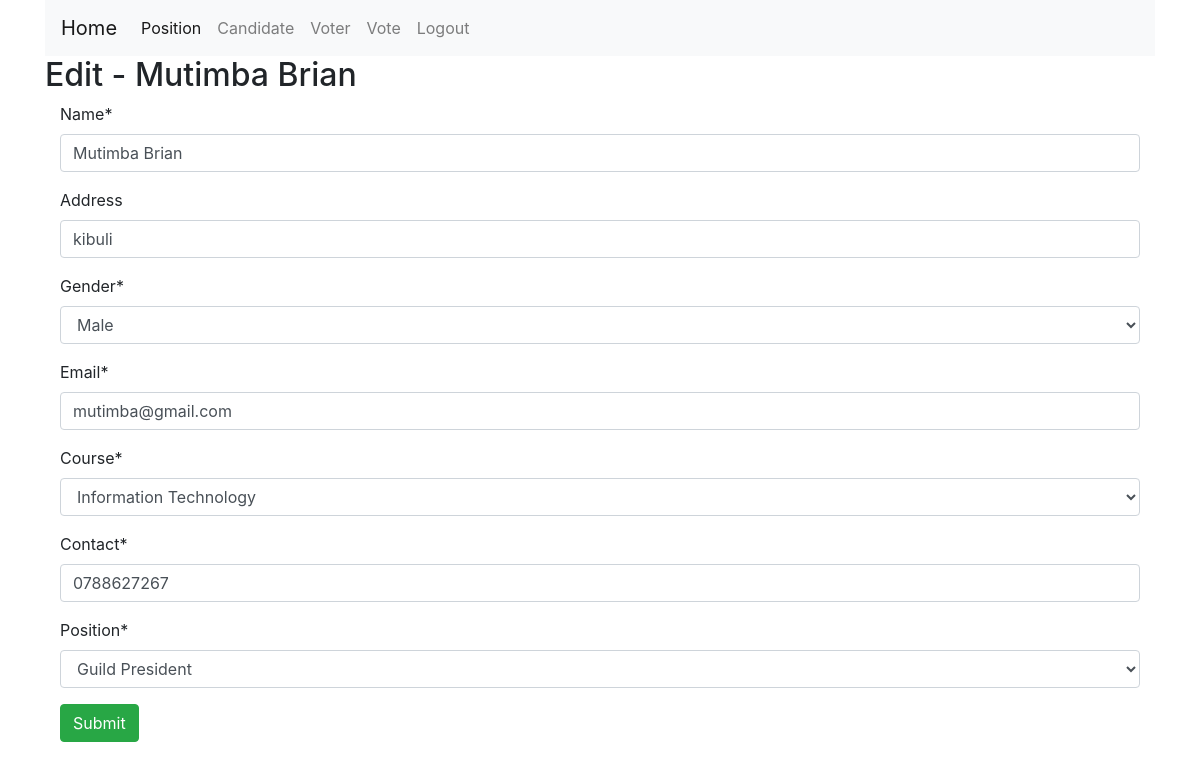
The app's page /edit_candidate/21/ (signed in) with its own data.
### e_vote/models.py (models this page shows, shortened)
class Candidate(models.Model):
    COURSES = [("BIT", "Information Technology"),
               ("LLB", "LAW"),
               ("M", "Medicine"),
               ("SWASWA", "SOCIAL WORKS"),
               ]
    GENDER_OPTIONS = [
        ("M", "Male"),
        ("F", "Female"),
    ]
    name = models.CharField(max_length=50)
    address = models.CharField(
        max_length=10, null=True, blank=True, default="N/A")
    gender = models.CharField(max_length=10, choices=GENDER_OPTIONS)
    email = models.EmailField(default=None)
    course = models.CharField(max_length=20, choices=COURSES)
    contact = models.CharField(max_length=15)
    position = models.ForeignKey(Position, on_delete=models.CASCADE)

### e_vote/views.py (the view)
@login_required
def edit_candidate_view(request, candidate_id):
    candidate = Candidate.objects.get(id=candidate_id)
    message = ''
    if request.method == "POST":
        candidate_form = CandidateForm(request.POST, instance=candidate)
        if candidate_form.is_valid():
            candidate_form.save()
            message = "Changes made successfully"
        else:
            message = "Form is invalid"
    else:
        candidate_form = CandidateForm(instance=candidate)
    context = {
        'form': candidate_form,
        'candidate': candidate,
        'message': message
    }
    return render(request, 'edit_candidate.html', context)

### e_vote/forms.py
class CandidateForm(ModelForm):
    class Meta:
        model = Candidate
        fields = '__all__'

### e_vote/models.py (called while the page is built)
    def __str__(self):
        return self.title

### e_vote/templates/edit_candidate.html (shortened to what this page needs)
{% extends './master.html' %}
   {% block content %}
   {% load crispy_forms_tags %}
<body>
    <h2>Edit - {{candidate.name}}</h2>
    <div class="container">
        <form method="POST">
             {{form|crispy}}
            <input type ="submit" class="btn btn-success">
        </form>
    </div>
</body>
{% endblock content %}

### records on screen
Candidate: name "Mutimba Brian", address "kibuli", gender "Male", email "mutimba@gmail.com", course "Information Technology", contact "0788627267", position "Guild President"
